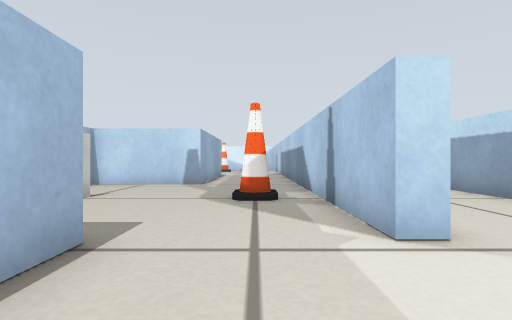
[1] (above)

18 first-person views from a walk through a world built for the Gazebo simulator. The camera is 0.22 m above the floor, looks level and sees 80° across. The floor is counted in squares, 0.25 m on a side. Each view is taken from the middle of a square. On the plan, view 1 faces up. The plan holds only what a view shows up to about 11 squares ahead; the rest is blank. Robots are left out. Some surface patterns are stand-ins.

[2]
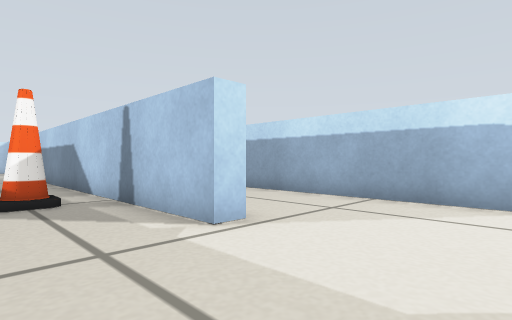

[3]
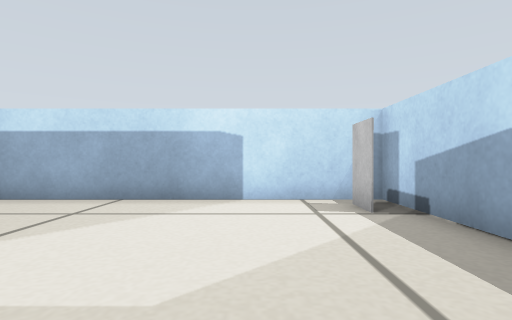

[4]
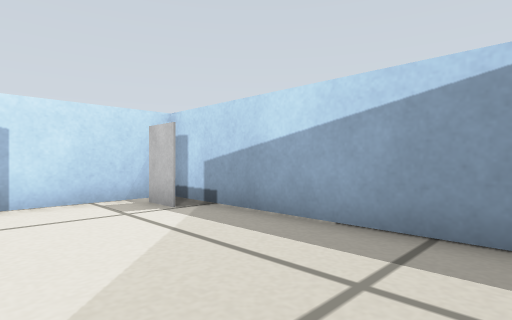

[5]
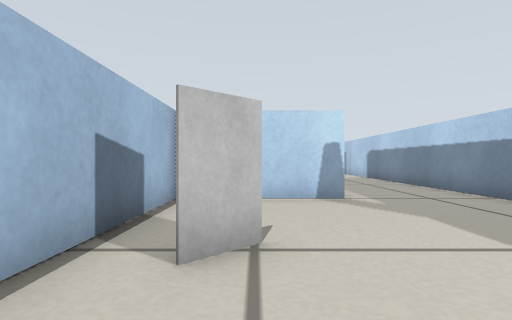

[6]
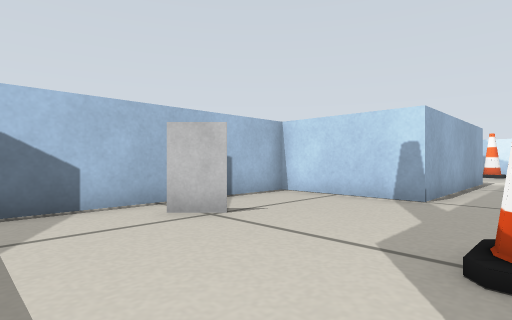

[7]
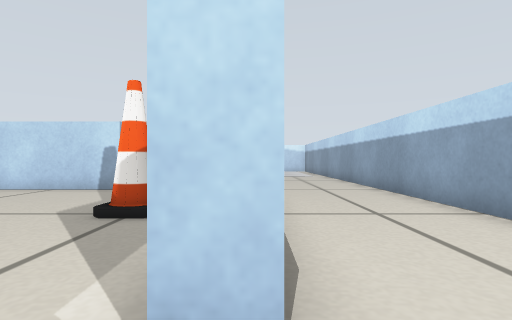

[8]
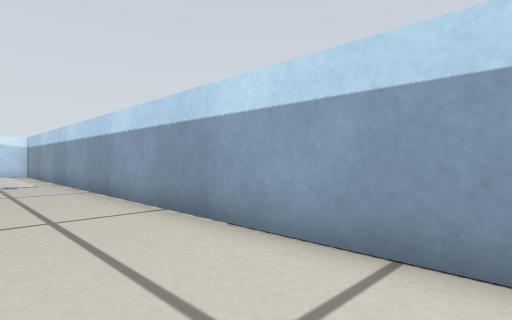

[9]
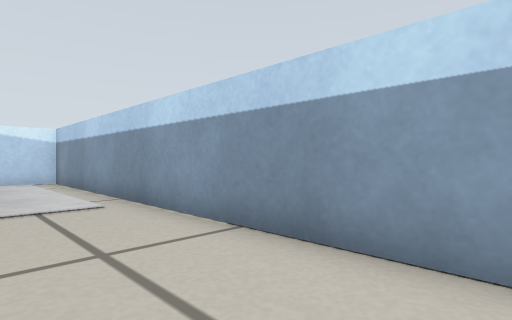

[10]
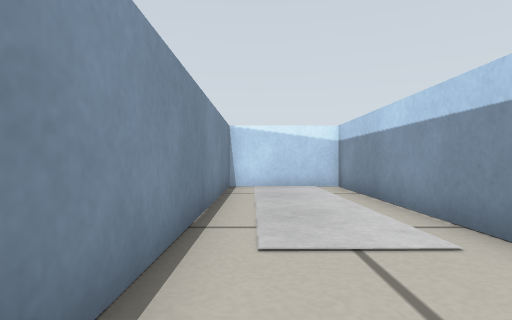

[11]
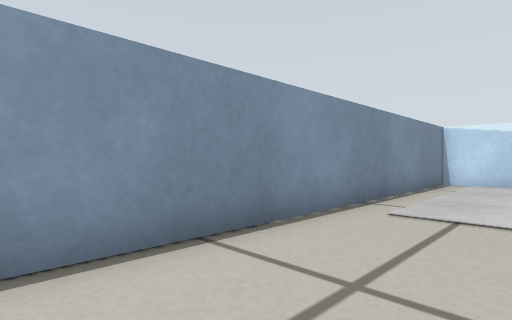

[12]
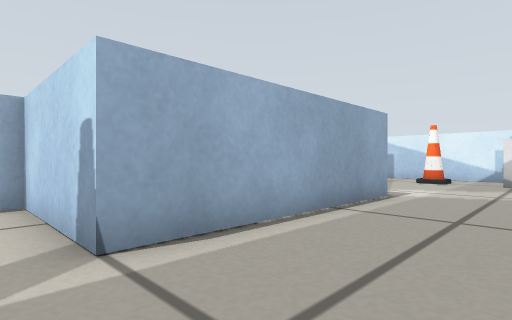

[13]
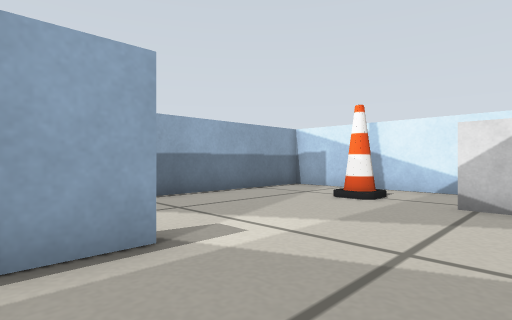

[14]
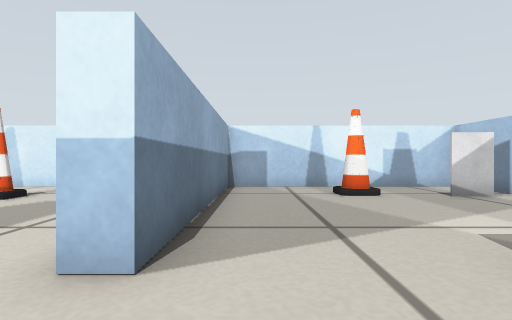

[15]
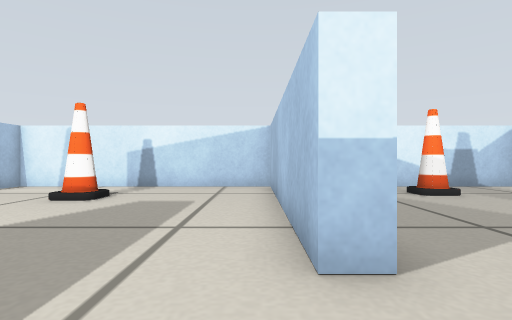

[16]
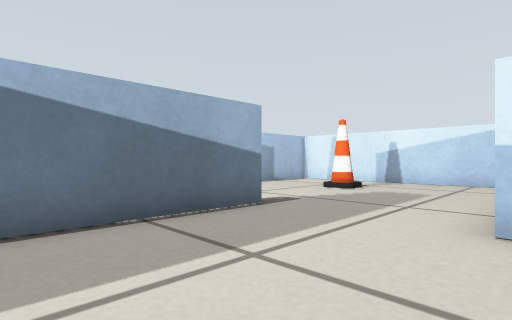

[17]
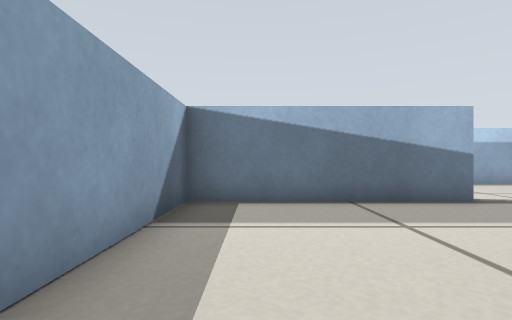

[18]
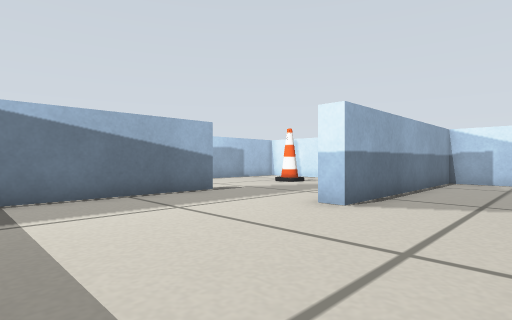

### Floor plan
Ten units are one square. View 1 is at (0, 0); x grows to the right and y downward. Boxes are objects, and circles mark ways between rooms. Rooms are numbered by the first view taken in them; rooms with no view inside come last. Other rooms are left out.
<svg viewBox="-152 -255 214 288">
<path fill="none" stroke="#000" d="M21 -33 15 -33M-18 -33 -18 -21M-8 28 57 28 57 -250 21 -250 21 -132M-20 -109 -58 -109 -58 -45M15 -33 15 -95M-20 -176 -20 -109M15 -228 15 -234M15 -250 -58 -250 -58 -173M15 -95 15 -150M-104 -176 -104 -115 -56 -115M-58 -173 -65 -173 -65 -246M-147 -220 -147 -206M-65 -250 -147 -250 -147 -241"/>
<rect x="35" y="15" width="20" height="10" fill="#bbb"><title>grey box</title></rect>
<rect x="-45" y="-75" width="10" height="10" fill="#bbb"><title>grey box</title></rect>
<rect x="-5" y="-75" width="10" height="10" fill="#bbb"><title>cone</title></rect>
<rect x="-35" y="-235" width="20" height="10" fill="#bbb"><title>cone</title></rect>
<rect x="-5" y="-225" width="10" height="10" fill="#bbb"><title>grey box</title></rect>
<rect x="-115" y="-225" width="10" height="10" fill="#bbb"><title>cone</title></rect>
<circle cx="0" cy="-30" r="3" fill="#2a7"/>
<circle cx="0" cy="-103" r="3" fill="#2a7"/>
<circle cx="-40" cy="-173" r="3" fill="#2a7"/>
<text x="30" y="-90">1</text>
<text x="-20" y="-70">2</text>
<text x="-10" y="-190">3</text>
<text x="-90" y="-170">4</text>
</svg>
Room 1 opens to room 2. Room 2 opens to room 3. Room 3 opens to room 4.

Where each view was taken, in squares from view 1:
view 1: 0 up, 0 right, facing up
view 2: 0 up, 1 left, facing up-right
view 3: 0 up, 1 left, facing right
view 4: 1 up, 1 left, facing down-right
view 5: 4 up, 4 left, facing up
view 6: 4 up, 0 right, facing up-left
view 7: 2 up, 2 right, facing up
view 8: 6 up, 3 right, facing up-right
view 9: 12 up, 3 right, facing up-right
view 10: 15 up, 3 right, facing up
view 11: 13 up, 5 right, facing up-left
view 12: 10 up, 1 right, facing up-left
view 13: 16 up, 1 right, facing up-left
view 14: 15 up, 5 left, facing up
view 15: 15 up, 7 left, facing up
view 16: 13 up, 6 left, facing up-left
view 17: 13 up, 4 left, facing left
view 18: 12 up, 3 left, facing up-left
